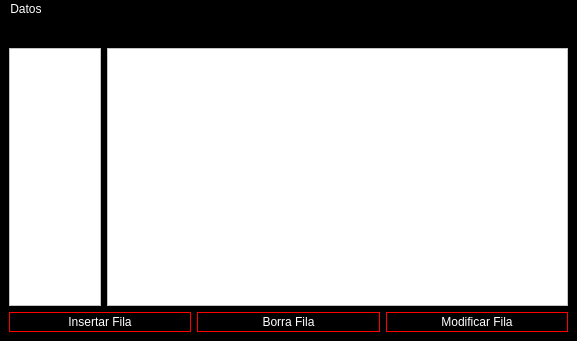
<?xml version="1.0" encoding="UTF-8"?>
<ui version="4.0">
 <class>MainWindow</class>
 <widget class="QMainWindow" name="MainWindow">
  <property name="geometry">
   <rect>
    <x>0</x>
    <y>0</y>
    <width>577</width>
    <height>341</height>
   </rect>
  </property>
  <property name="windowTitle">
   <string>MainWindow</string>
  </property>
  <property name="styleSheet">
   <string notr="true">QMainWindow,QMenuBar,QMenu{
background-color:black;
color: white;
}
QPushButton{
border: 1px solid red;
padding:2px;
color:white;
}
QPushButton:hover{
margin-top:1px;
}
QMessageBox,QInputDialog, QDialogButtonBox{
color:black;
}
</string>
  </property>
  <widget class="QWidget" name="centralwidget">
   <layout class="QGridLayout" name="gridLayout">
    <item row="0" column="0">
     <layout class="QVBoxLayout" name="verticalLayout">
      <item>
       <widget class="QLabel" name="label">
        <property name="text">
         <string>Indices</string>
        </property>
        <property name="alignment">
         <set>Qt::AlignCenter</set>
        </property>
       </widget>
      </item>
      <item>
       <widget class="QTableWidget" name="tv_indice">
        <property name="enabled">
         <bool>false</bool>
        </property>
        <property name="minimumSize">
         <size>
          <width>92</width>
          <height>254</height>
         </size>
        </property>
        <property name="maximumSize">
         <size>
          <width>92</width>
          <height>16777215</height>
         </size>
        </property>
        <property name="styleSheet">
         <string notr="true">background:white;
color:black;</string>
        </property>
        <attribute name="verticalHeaderVisible">
         <bool>false</bool>
        </attribute>
       </widget>
      </item>
     </layout>
    </item>
    <item row="0" column="1">
     <layout class="QVBoxLayout" name="verticalLayout_2">
      <item>
       <widget class="QLabel" name="label_2">
        <property name="text">
         <string>Datos</string>
        </property>
        <property name="alignment">
         <set>Qt::AlignCenter</set>
        </property>
       </widget>
      </item>
      <item>
       <widget class="QTableWidget" name="tv_tabla">
        <property name="minimumSize">
         <size>
          <width>457</width>
          <height>254</height>
         </size>
        </property>
        <property name="styleSheet">
         <string notr="true">background:white;
color:black;</string>
        </property>
        <property name="editTriggers">
         <set>QAbstractItemView::NoEditTriggers</set>
        </property>
        <property name="tabKeyNavigation">
         <bool>false</bool>
        </property>
        <property name="showDropIndicator" stdset="0">
         <bool>false</bool>
        </property>
        <property name="dragDropOverwriteMode">
         <bool>false</bool>
        </property>
        <property name="selectionMode">
         <enum>QAbstractItemView::NoSelection</enum>
        </property>
        <property name="columnCount">
         <number>0</number>
        </property>
       </widget>
      </item>
     </layout>
    </item>
    <item row="1" column="0" colspan="2">
     <layout class="QHBoxLayout" name="horizontalLayout_2">
      <item>
       <widget class="QPushButton" name="pb_insertar">
        <property name="text">
         <string>Insertar Fila</string>
        </property>
       </widget>
      </item>
      <item>
       <widget class="QPushButton" name="pb_borrar">
        <property name="text">
         <string>Borra Fila</string>
        </property>
       </widget>
      </item>
      <item>
       <widget class="QPushButton" name="pb_modificar">
        <property name="text">
         <string>Modificar Fila</string>
        </property>
       </widget>
      </item>
     </layout>
    </item>
   </layout>
  </widget>
  <widget class="QMenuBar" name="menubar">
   <property name="geometry">
    <rect>
     <x>0</x>
     <y>0</y>
     <width>577</width>
     <height>21</height>
    </rect>
   </property>
   <widget class="QMenu" name="menuDatos">
    <property name="title">
     <string>Datos</string>
    </property>
    <addaction name="actionImportar_Tablas"/>
   </widget>
   <addaction name="menuDatos"/>
  </widget>
  <action name="actionImportar_Tablas">
   <property name="text">
    <string>Importar Tabla</string>
   </property>
  </action>
 </widget>
 <resources/>
 <connections/>
</ui>
